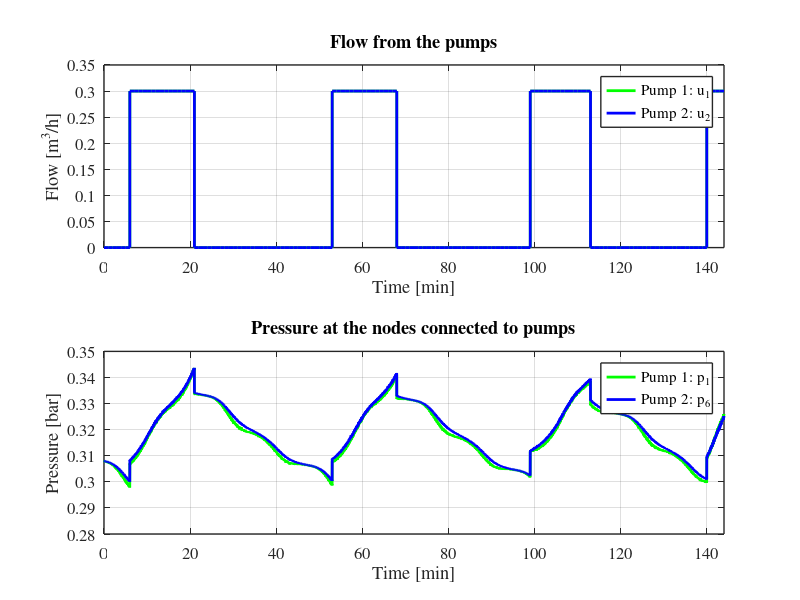
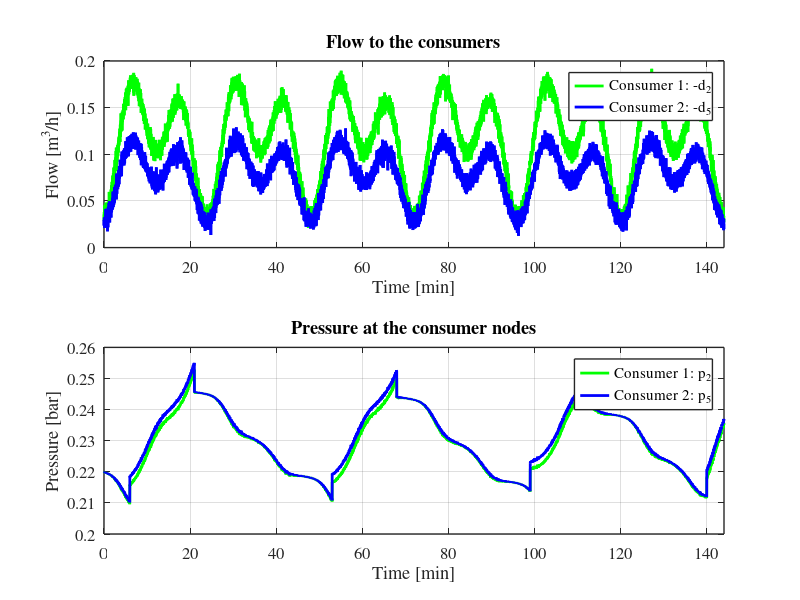
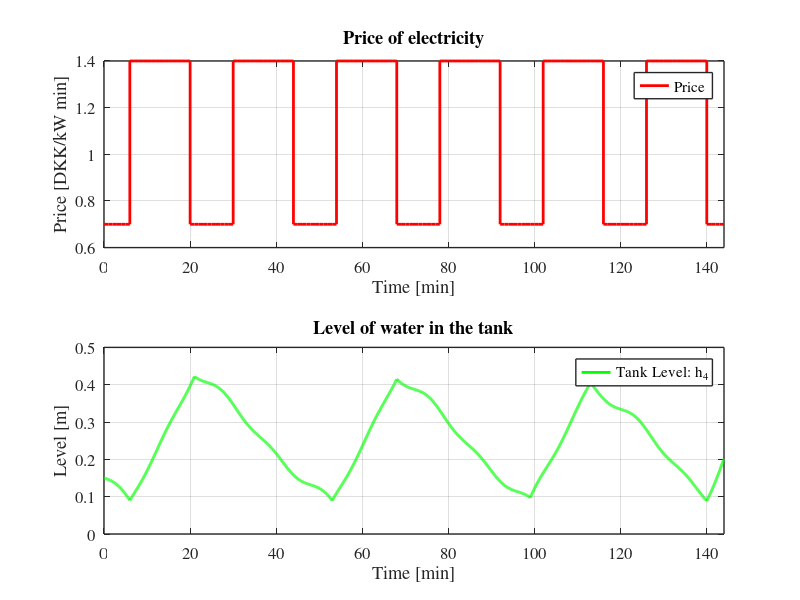

These charts were generated, in order, by the following MATLAB code:
%% For Plotting Controller

clc;
clear;
close all;


load data_control_on_off


set(0, 'DefaultLineLineWidth',2);
set(0, 'DefaultaxesLineWidth',1);
set(0, 'DefaultaxesFontSize',12);
set(0, 'DefaultTextFontSize',12);
set(0, 'DefaultAxesFontName','Times');


t=TIME;
t_Hp=TIME_HP;

C=C_HP;

d4=D_TAU;

p1=P_BAR(1,:);
p6=P_BAR(5,:);



d1=U_con(1,:);
d6=U_con(2,:);

p2=P_BAR(2,:);
p5=P_BAR(4,:);


d2=DC_HP(1,:);
d5=DC_HP(2,:);

p4=P_val_0(1:end-1);
h4=H_TANK(1:end-1);


figure
subplot(2,1,1)
stairs(t_Hp,d1,'g','LineWidth',2);
hold on
stairs(t_Hp,d6,'b','LineWidth',2);
hold off
xlabel('Time [min]');ylabel('Flow [m^3/h]')
lgd=legend('Pump 1: u_1','Pump 2: u_2');
title('Flow from the pumps');
xlim([0 T_min]);
grid

subplot(2,1,2)
plot(t,p1,'g',t,p6,'b');
xlabel('Time [min]');ylabel('Pressure [bar]')
lgd=legend('Pump 1: p_1','Pump 2: p_6');
title('Pressure at the nodes connected to pumps');
xlim([0 T_min]);
grid



figure
subplot(2,1,1)
plot(t,-d2,'g',t,-d5,'b');
xlabel('Time [min]');ylabel('Flow [m^3/h]')
lgd=legend('Consumer 1: -d_2','Consumer 2: -d_5');
title('Flow to the consumers');
xlim([0 T_min]);
grid

subplot(2,1,2)
plot(t,p2,'g',t,p5,'b');
xlabel('Time [min]');ylabel('Pressure [bar]')
lgd=legend('Consumer 1: p_2','Consumer 2: p_5');
title('Pressure at the consumer nodes');
xlim([0 T_min]);
grid


figure
subplot(2,1,1)
stairs(t_Hp,C,'r','LineWidth',2);
xlabel('Time [min]');ylabel('Price [DKK/kW min]')
lgd=legend('Price');
title('Price of electricity');
xlim([0 T_min]);
grid

subplot(2,1,2)
plot(t,h4,'g');
xlabel('Time [min]');ylabel('Level [m]')
lgd=legend('Tank Level: h_4');
title('Level of water in the tank');
xlim([0 T_min]);
grid

